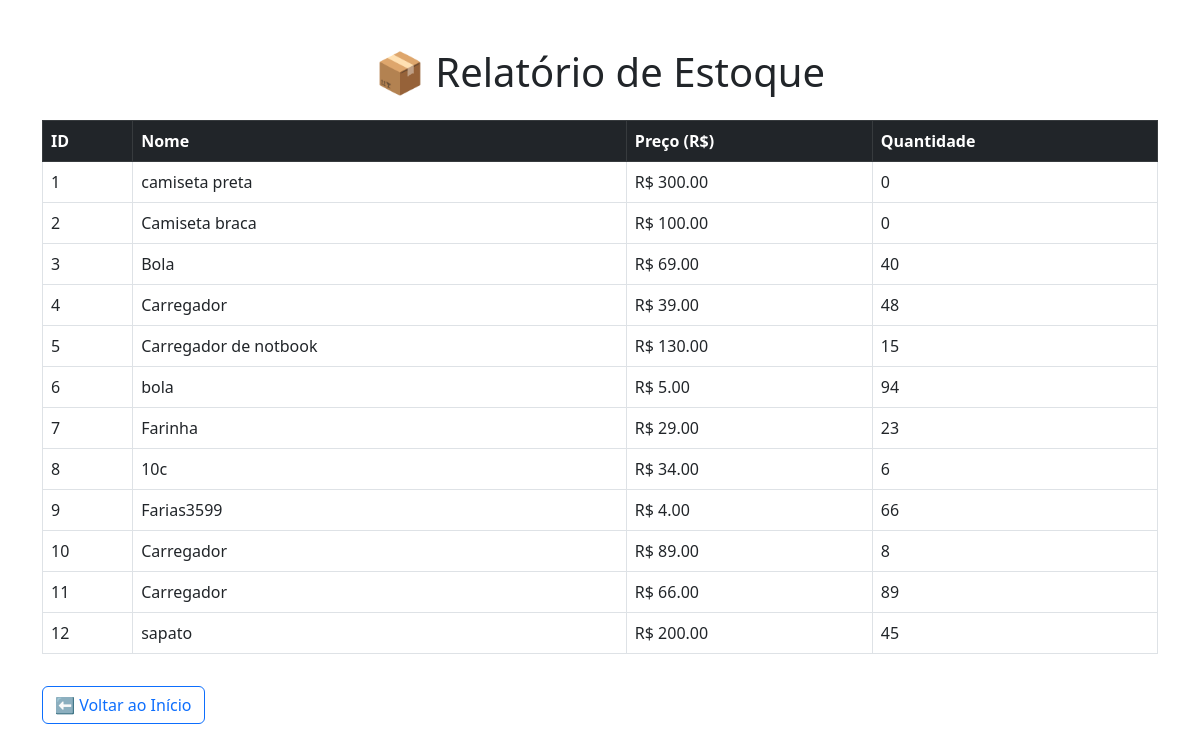
Before: /relatorio/estoque with the older database file.
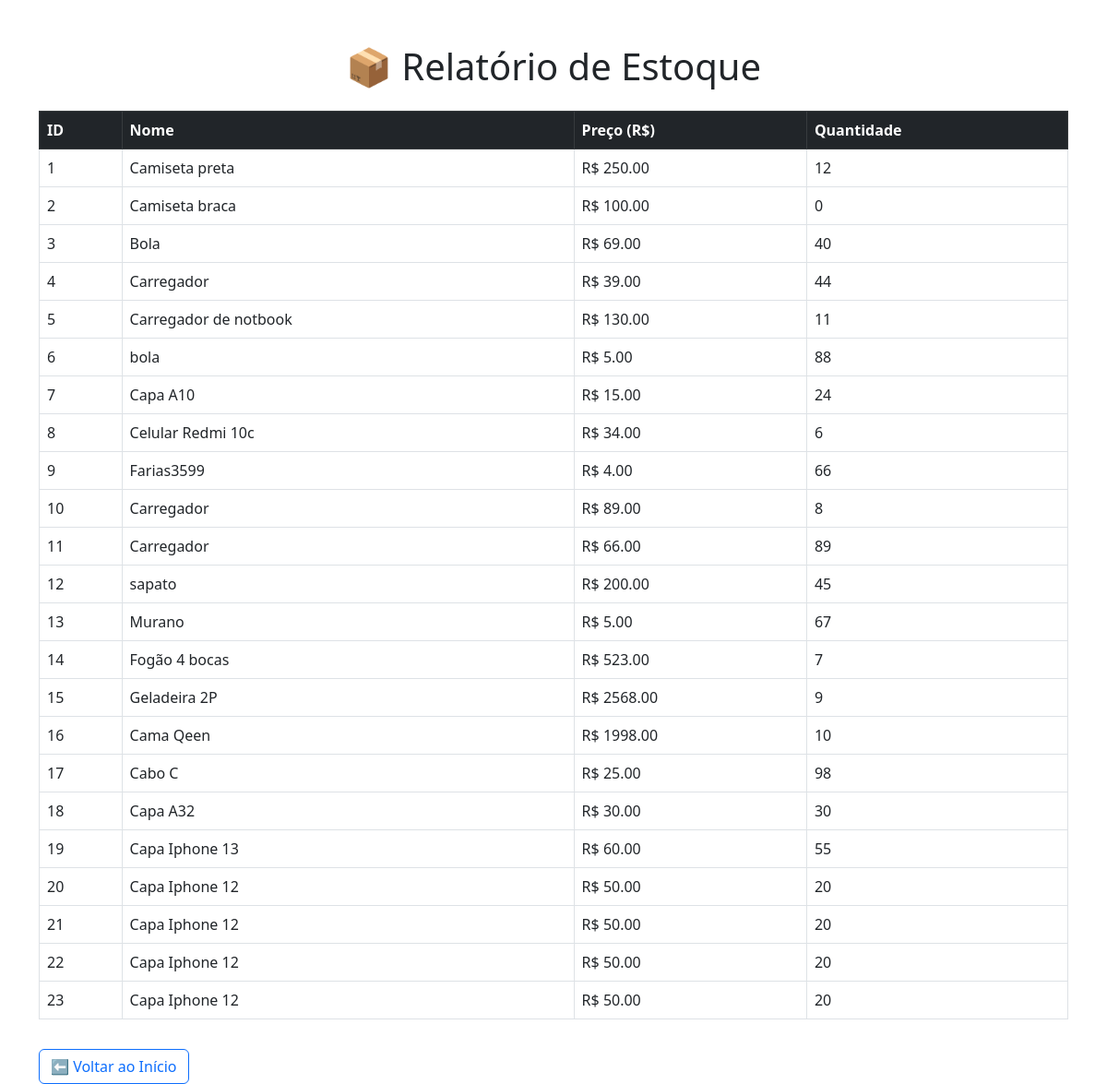
After: the same page with the newer database file.
### main.py (models this page shows)
class Produto(db.Model):
    id = db.Column(db.Integer, primary_key=True)
    nome = db.Column(db.String(100), nullable=False)
    preco = db.Column(db.Float, nullable=False)
    quantidade = db.Column(db.Integer, nullable=False)

### main.py (the view)
@app.route('/relatorio/estoque')
def relatorio_estoque():
    produtos = Produto.query.all()
    return render_template('relatorio_estoque.html', produtos=produtos)

### templates/relatorio_estoque.html (shortened to what this page needs)
<!DOCTYPE html>
<html lang="pt-BR">
<head>
  <link href="https://cdn.jsdelivr.net/npm/bootstrap@5.3.0/dist/css/bootstrap.min.css" rel="stylesheet">
</head>
<body class="bg-white">
  <div class="container mt-5">
    <h1 class="text-center mb-4">📦 Relatório de Estoque</h1>
    {% if produtos %}
      <table class="table table-bordered table-hover">
        <thead class="table-dark">
          <tr>
            <th>ID</th>
            <th>Nome</th>
            <th>Preço (R$)</th>
            <th>Quantidade</th>
          </tr>
        </thead>
        <tbody>
          {% for produto in produtos %}
          <tr>
            <td>{{ produto.id }}</td>
            <td>{{ produto.nome }}</td>
            <td>R$ {{ "%.2f"|format(produto.preco) }}</td>
            <td>{{ produto.quantidade }}</td>
          </tr>
          {% endfor %}
        </tbody>
      </table>
    {% else %}
      <div class="alert alert-warning">Nenhum produto encontrado no estoque.</div>
    {% endif %}
    <a href="/" class="btn btn-outline-primary mt-3">⬅️ Voltar ao Início</a>
  </div>
</body>
</html>

Changed rows visible on the page:
changed Produto id 1: nome "camiseta preta" → "Camiseta preta"; preco "300.00" → "250.00"; quantidade "0" → "12"
changed Produto id 4: quantidade "48" → "44"
changed Produto "Carregador de notbook": quantidade "15" → "11"
changed Produto "bola": quantidade "94" → "88"
changed Produto id 7: nome "Farinha" → "Capa A10"; preco "29.00" → "15.00"; quantidade "23" → "24"
changed Produto id 8: nome "10c" → "Celular Redmi 10c"
added Produto: id "13", nome "Murano", preco "5.00", quantidade "67"
added Produto: id "14", nome "Fogão 4 bocas", preco "523.00", quantidade "7"
added Produto: id "15", nome "Geladeira 2P", preco "2568.00", quantidade "9"
added Produto: id "16", nome "Cama Qeen", preco "1998.00", quantidade "10"
added Produto: id "17", nome "Cabo C", preco "25.00", quantidade "98"
added Produto: id "18", nome "Capa A32", preco "30.00", quantidade "30"
added Produto: id "19", nome "Capa Iphone 13", preco "60.00", quantidade "55"
added Produto: id "20", nome "Capa Iphone 12", preco "50.00", quantidade "20"
added Produto: id "21", nome "Capa Iphone 12", preco "50.00", quantidade "20"
added Produto: id "22", nome "Capa Iphone 12", preco "50.00", quantidade "20"
added Produto: id "23", nome "Capa Iphone 12", preco "50.00", quantidade "20"
